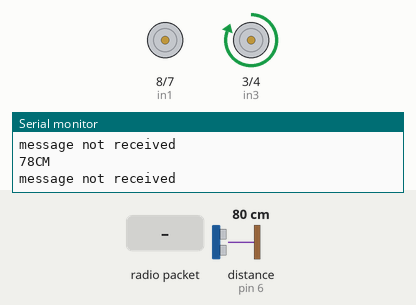
Simulated run of this sketch. Board: Arduino Uno, built with avr-gcc and run on an emulated ATmega328P. Parts: motor-driver pin pairs drawn as motors (green arrow = first pin HIGH = forward, orange = second pin HIGH = backward, longer = more drive, scaled by the enable pin), the last lines printed to the serial monitor. Wiring (inferred from the names in the program): ultrasonic range finder: trigger pin 5; echo pin 6. The inputs (shaded band) are chosen by the test bench; at power-on: distance to the obstacle (sensor on pin 6) 80 cm. The echo pulse lasts 58.3 µs per cm; no radio packets arrive unless stated.

Above: at 3.3 s.
3.4 s: radio packet "1" arrives
At 5.22 s:
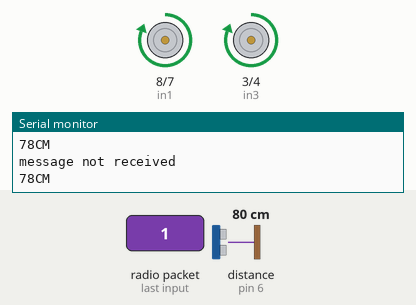
At 6.4 s:
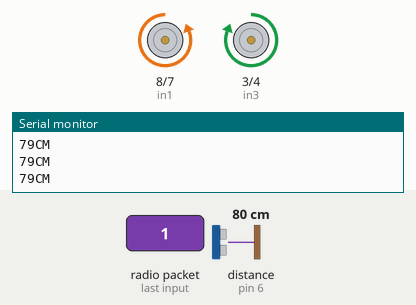
Timing chart, 0 to 7.9 s (numbered marks = the images above; inputs shaded):
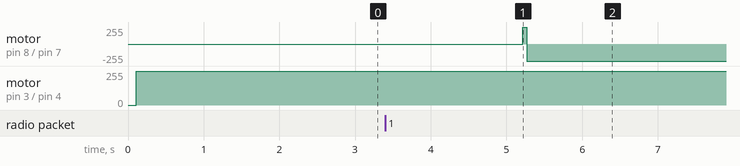

Measured:
- after the input at 3.4 s, motor on pin 8 (in1) / pin 7 (in2): stopped → backward 255/255 after 1.8 s

The sketch:

RECIEVER_FINAL_RISHAB.ino
```cpp
// RECIEVER CODE

//NOTE :- THIS CODE IS USED WHEN CONTROLLING THE ROBOT VIA THE BREADBORD REMOTE

#include <VirtualWire.h>
int forwardb = false;
//declaring pin nos to FIRST L293D
int en1 = 11;
 int en2 = 9;
 int in1 = 8;
 int in2 = 7;
 int in3 = 3;
 int in4 = 4;
 int trigPin=5;
 int echoPin=6;
 int distance_thresh=400;
 int a=1;

void setup()
{
    Serial.begin(9600);  // Debugging only
    Serial.println("setup");

    // Initialise the IO and ISR
    vw_setup(2000);  // Bits per sec
    vw_set_rx_pin(2);    //Rx Data pin to Digital  Pin 2
    vw_rx_start();       // Start the receiver PLL running
    for (int i = 0; i < 12; i++)
   {
          pinMode(en1,OUTPUT);
          pinMode(in1,OUTPUT);
          pinMode(in2,OUTPUT);
          pinMode(in3,OUTPUT);
          pinMode(in4,OUTPUT);
          pinMode(en2,OUTPUT);

   }
   pinMode(trigPin, OUTPUT);
   pinMode(echoPin, INPUT);

}//close setup

void loop()

{
  long duration;
  int distance;
  digitalWrite(trigPin, LOW);
  delayMicroseconds(2);
  digitalWrite(trigPin, HIGH);
  delayMicroseconds(10);
  digitalWrite(trigPin, LOW);
  duration = pulseIn(echoPin, HIGH);
  distance = (duration) *0.034/2;
  Serial.print(distance);
  delay(100);
  Serial.println("CM");
  if (distance <= distance_thresh)
  {
    uint8_t buf[VW_MAX_MESSAGE_LEN];
    uint8_t buflen = VW_MAX_MESSAGE_LEN;

    if (vw_get_message(buf, &buflen)) // Non-blocking
    {
  int i;

        digitalWrite(13, true); // Flash a light to show received good message
  // Message with a good checksum received, dump it.
  for (i = 0; i < buflen; i++)
  {
   Serial.print(buf[i]);//print received command
        if(buf[i] == '1')//if button 1 is pressed.... i.e.forward buton
      {
        forward();//go forward
        Serial.println(" = forward");
        forwardb = true;
        //delay(20000);
        break;
      }


  }

   }//close if
   else
   {
    if(!forwardb){
      Serial.println("message not received");
      siren();
      delay(450);
      }

   }
  }
  else if(distance > distance_thresh)
   {
    Serial.println("All Clear");
   }
}//close loop


////////////////////////////////////////////////////////////////////////////////////////
//set of functions

void forward()
{
  digitalWrite(en1,50);
 digitalWrite(in1,HIGH);
 digitalWrite(in2,LOW);
 delay(50);
 digitalWrite(en1,50);
 digitalWrite(in1,LOW);
 digitalWrite(in2,HIGH);
 }
 void siren()
{
  digitalWrite(en2,255);
  digitalWrite(in3,HIGH);
  digitalWrite(in4,LOW);
  delay(2000);
}


 //End Of Code
```
